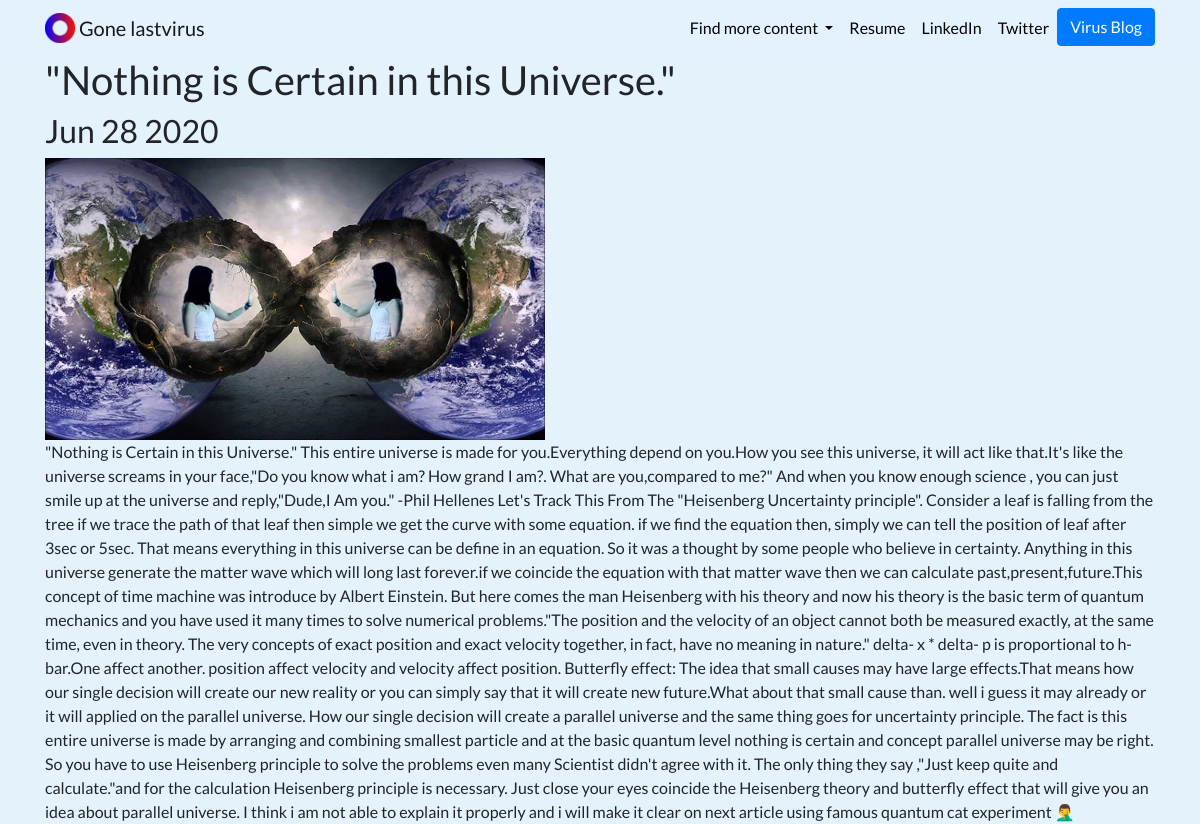
Page /blog/1/ on the committed database.
### blog/models.py (models this page shows, shortened)
class Blog(models.Model):
    title = models.CharField(max_length=200)
    discription= models.TextField()
    image = models.ImageField(upload_to='portfolio/image/')
    date=models.DateField()

### blog/views.py (the view)
# urls.py: path('<int:blog_id>/',views.detail, name='detail')
def detail(request,blog_id):
    blog= get_object_or_404(Blog,pk=blog_id)#pk is primary key, BLog hold title discription and more and pk gives blog_id
    return render(request,'blog/detail.html',{'blog':blog})

### blog/templates/blog/detail.html
{% extends 'portfolio/base.html' %}
{% block content %}
<h1>{{ blog.title }}</h1>
<h2>{{ blog.date|date:'M d Y' }}</h2>
<img src="{{ blog.image.url }}" width="500" ><br>
<pree>{{ blog.discription|striptags }}</pree>
{% endblock %}

### portfolio/static/portfolio/custom.css (style rules this page uses)
body { font-family: 'Lato', sans-serif; }

### rows in the picture
Blog: title "\"Nothing is Certain in this Universe.\"", date "Jun 28 2020", image (picture), discription "\"Nothing is Certain in this Universe.\" This entire universe is made for you.Everything depend on you.How you see this universe, it will act like that.It's like the universe screams in your face,\"Do you know what i am? How grand I am?. What are you,compared to me?\" And when you know enough science , you can just smile up at the universe and reply,\"Dude,I Am you.\" -Phil Hellenes Let's Track This From The \"Heisenberg Uncertainty principle\". Consider a leaf is falling from the tree if we trace the path of that leaf then simple we get the curve with some equation. if we find the equation then, simply we can tell the position of leaf after 3sec or 5sec. That means everything in this universe can…"
